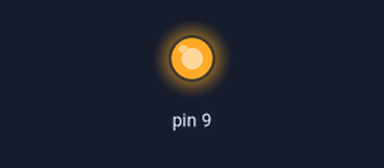
This sketch was run on a simulated Arduino Uno, built with avr-gcc and run on an emulated ATmega328P. On the bench: output pins drawn as LEDs (lit = HIGH).

Above: at 0.05 s.
At 5.4 s:
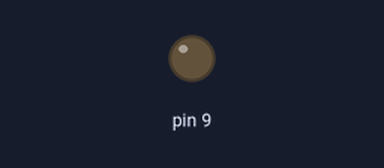
Timing chart, 0 to 9.1 s (numbered marks = the images above):
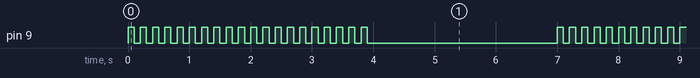

The sketch:

LED1.ino
```cpp
void setup() {
  pinMode(9, OUTPUT);  //핀번호, 출력 ,입력은 INPUT

}

void loop() {
  for(int i=0; i<20; i++)
  {
    digitalWrite(9, HIGH); // 전기를 넣기 위해서 HIGH, 끄려면 LOW
    delay(100); // 1초동안 지연시키기, ms임
    digitalWrite(9, LOW);
    delay(100);
  }
  delay(3000);
}
```

Measured:
- by itself, pin 9: repeats every 7.0 s: HIGH 0.10 s, LOW 3.1 s, 19 × (HIGH 0.10 s, LOW 0.10 s)
- by itself, everything shown: repeats every 7.0 s, in 40 steps
